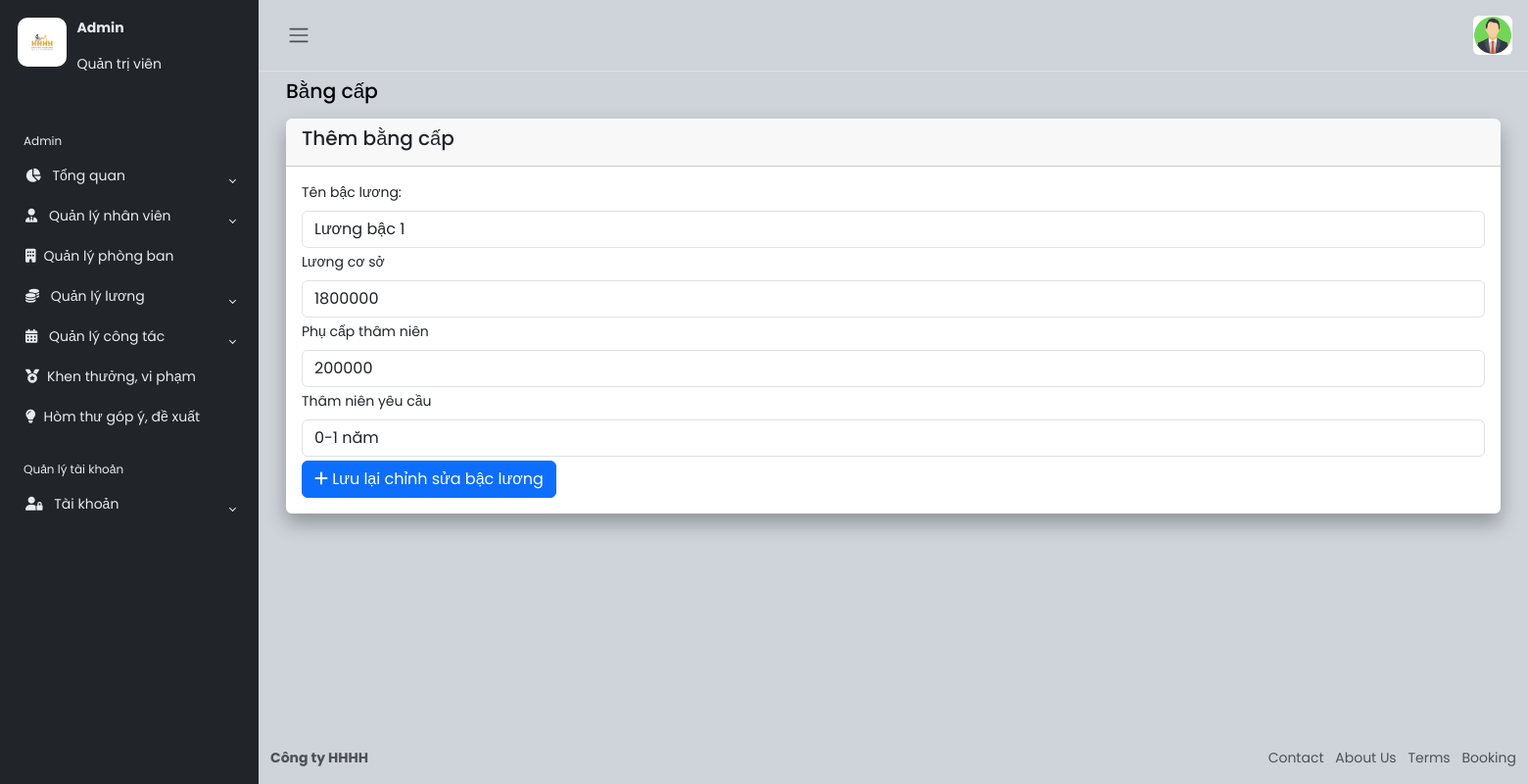
Screenshot of /QLLuong/suabacluong.php?xid=1 (signed in) with the database file from the repository.
### tables this page shows
CREATE TABLE `bacluong` (
  `MABACLUONG` int(11) NOT NULL,
  `LUONGCOBAN` int(11) NOT NULL,
  `PHUCAP` int(11) NOT NULL,
  `TENBACLUONG` varchar(45) NOT NULL,
  `THAMNIEN` varchar(45) NOT NULL
);

### QLLuong/suabacluong.php (the view)
<?php include('../menu.php'); ?>
<?php
$id = $_GET["xid"];
require_once '../connect.php';
try {
    $sql = "SELECT * FROM BACLUONG WHERE MABACLUONG=$id";
    $stmt = $conn->prepare($sql);
    $stmt->execute();
    $r = $stmt->fetch(PDO::FETCH_ASSOC);
} catch (PDOException $e) {
    echo $sql . "<br>" . $e->getMessage();
}
?>
<div class="container-fluid">
    <div class="mb-3">
        <h4>Bằng cấp</h4>
    </div>
    <div class="row">
        <div class="col-12 d-flex">
            <div class="card border-0">
                <div class="card-header">
                    <h5 class="card-title">Thêm bằng cấp</h5>
                </div>
                <div class="card-body">
                    <form action="xulisuabacluong.php?suaid=<?php echo $r['MABACLUONG']; ?>" method="post"
                        class="needs-validation" novalidate>
                        <div class="mb-1">
                            <label for="degreeName" class="form-label">Tên bậc lương: </label>
                            <input name="tenbacluong" type="text" class="form-control" id="tenbacluong"
                                placeholder="Nhập tên bằng cấp" value="<?php echo $r['TENBACLUONG']; ?>">
                        </div>
                        <div class="mb-1">
                            <label for="ngayCong" class="form-label">Lương cơ sở</label>
                            <input type="text" value="<?php echo $r['LUONGCOBAN']; ?>" class="form-control money-input" name="lcb">
                        </div>
                        <div class="mb-1">
                            <label for="ngayCong" class="form-label">Phụ cấp thâm niên</label>
                            <input type="text" class="form-control money-input" value="<?php echo $r['PHUCAP']; ?>" name="phucap">
                        </div>
                        <div class="mb-1">
                            <label for="ngayCong" class="form-label">Thâm niên yêu cầu</label>
                            <input type="text" class="form-control" value="<?php echo $r['THAMNIEN']; ?>" name="thamnien">
                        </div>
                        <button type="submit" id="thembangcap" class="btn btn-primary"><i class="fa fa-plus"
                                aria-hidden="true"></i>
                            Lưu lại chỉnh sửa bậc lương</button>
                    </form>
                </div>
            </div>
        </div>
    </div>
</div>
<?php include('../footer.php'); ?>

### css/style.css (style rules this page uses)
h4 { font-family: "Poppins", sans-serif; font-size: 1.275rem; color: var(--bs-emphasis-color); }
.card { box-shadow: 0 0 0.875rem 0 rgba(34, 46, 60, 0.05); margin-bottom: 24px; width: 100vw; }

### css/index.css (style rules this page uses)
* { padding: 0; margin: 0; }
.card { box-shadow: 0px 10px 20px rgba(0, 0, 0, 0.3); }

### rows the page displays
bacluong: tenbacluong "Lương bậc 1", lcb "1800000", phucap "200000", thamnien "0-1 năm"
